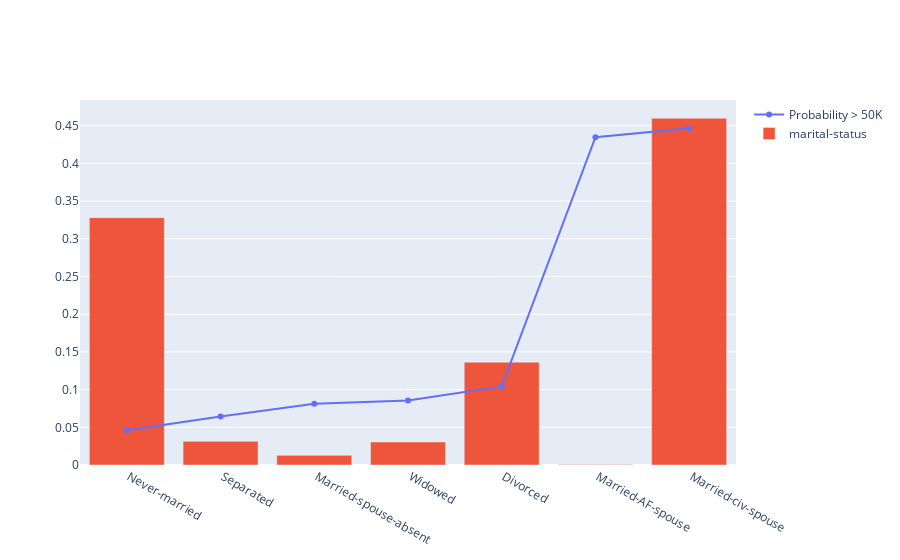

The code cell stored with this chart in its notebook:
### Code cell
plot_prob_histogram (marital_status_prob_df, 'marital-status')

### Figure 1 — Plotly figure (JSON) as saved in the notebook; plotly's stock layout.template omitted (floating-point values rounded to 4 significant figures)
{"data": [{"name": "Probability > 50K", "type": "scatter", "x": [" Never-married", " Separated", " Married-spouse-absent", " Widowed", " Divorced", " Married-AF-spouse", " Married-civ-spouse"], "y": [0.04597, 0.06439, 0.08134, 0.0856, 0.1042, 0.4348, 0.4468]}, {"name": "marital-status", "type": "bar", "x": [" Never-married", " Separated", " Married-spouse-absent", " Widowed", " Divorced", " Married-AF-spouse", " Married-civ-spouse"], "y": [0.3281, 0.03148, 0.01284, 0.0305, 0.1365, 0.0007064, 0.46]}], "layout": {"autosize": true, "xaxis": {"autorange": true, "range": [-0.5, 6.5], "type": "category"}, "yaxis": {"autorange": true, "range": [0, 0.4842], "type": "linear"}}}
